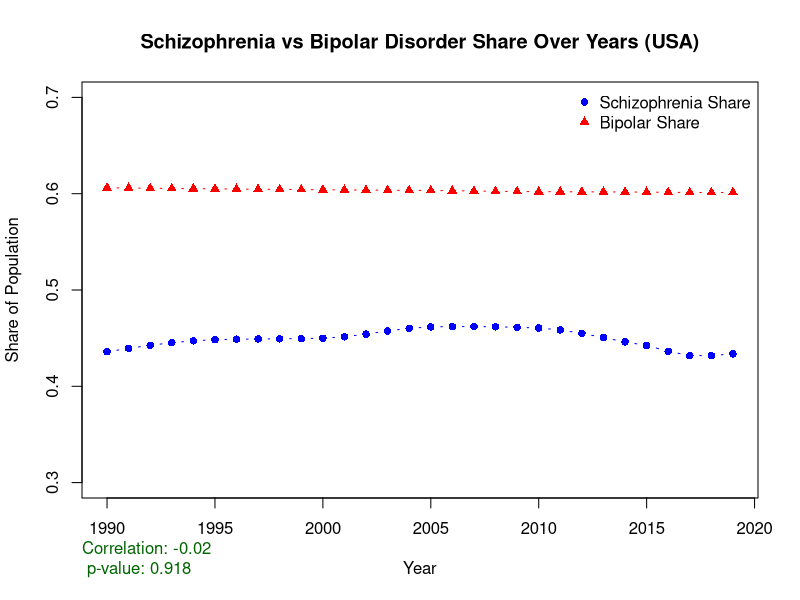
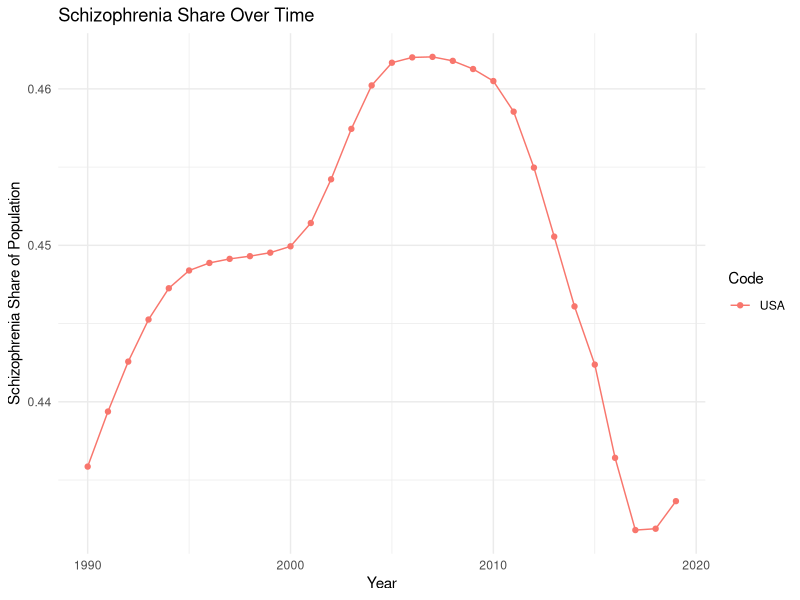
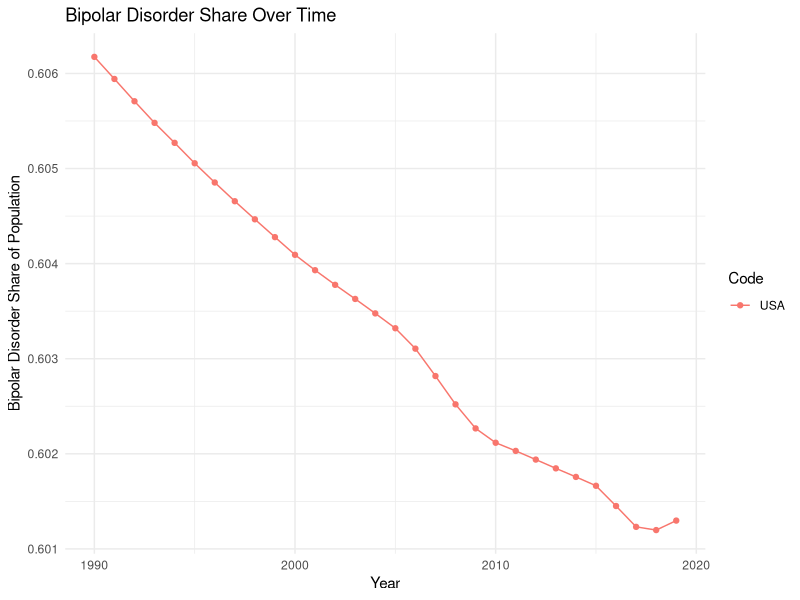
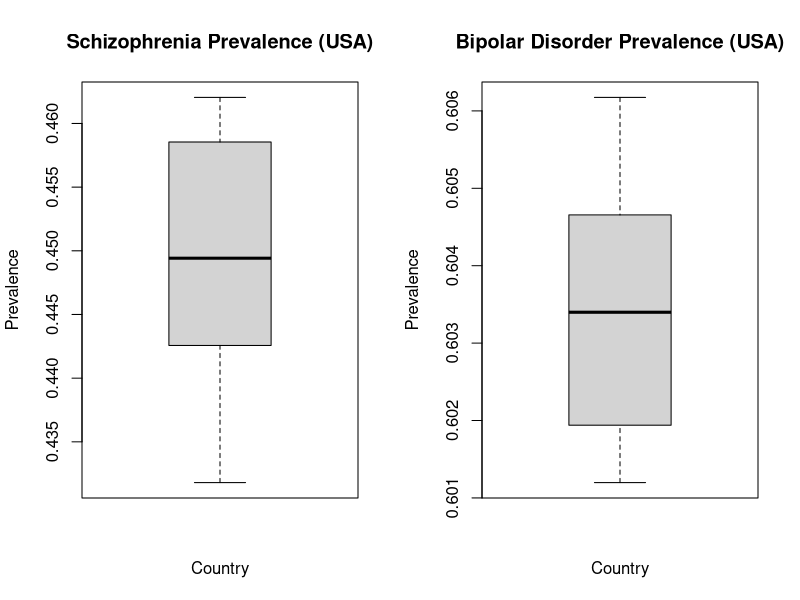
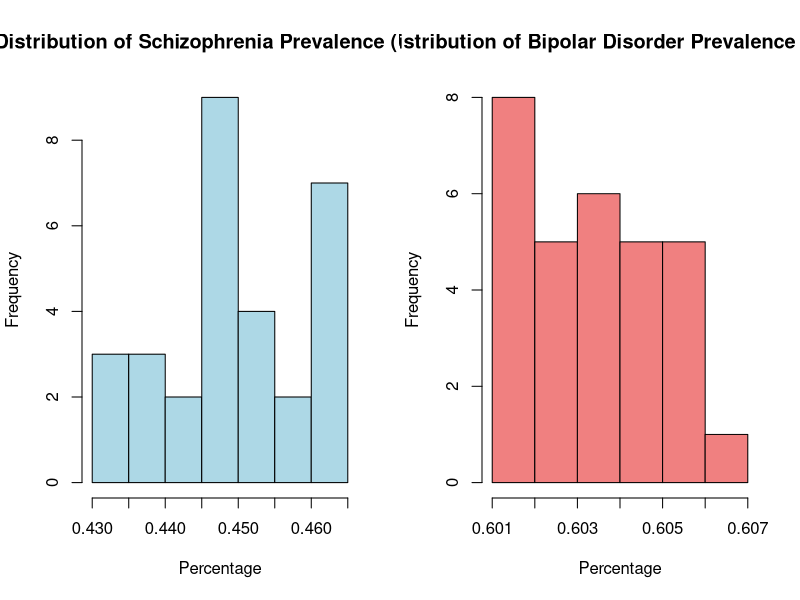
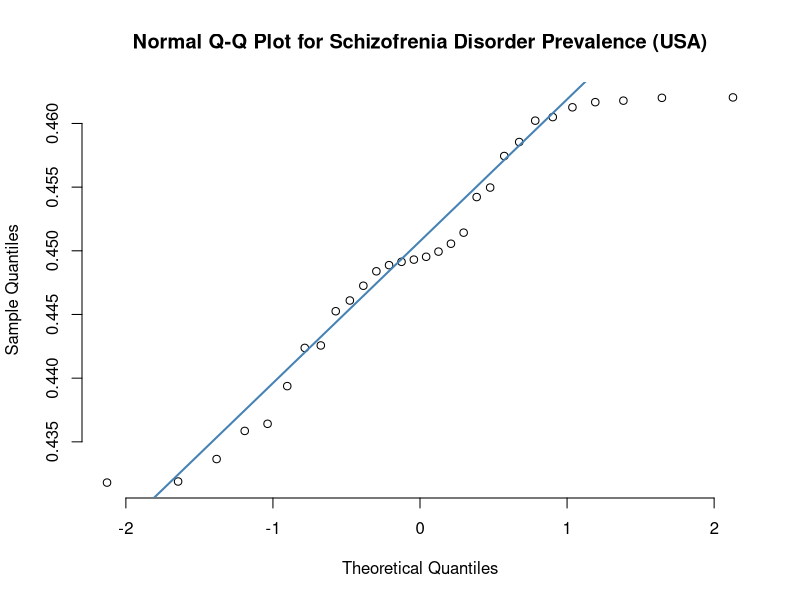
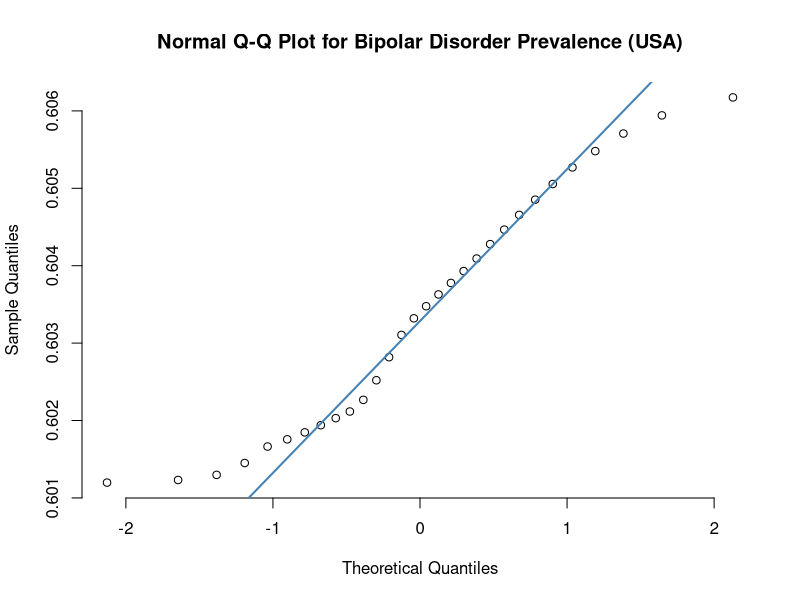

Write R code to recreate these figures, in order.
# Load necessary libraries
library(readr)
library(ggplot2)

# Read the dataset for further analysis
mental_health_data <- read.csv("mental-illnesses-prevalence-all.csv")

# Get only required countries
countries_of_interest <- c("USA")  # "Australia", "Cameroon", "Cambodia"
filtered_data <- subset(mental_health_data, Code %in% countries_of_interest)

# Perform linear regression analysis
regression_model <- lm(Schizo ~ Bipolar, data = filtered_data)
summary(regression_model)

# Time series scatter plot for Schizophrenia and Bipolar Disorder share over years for the USA
timeSeriesPlotCombined <- function(){
plot(filtered_data$Year, filtered_data$Schizo, type = "b",
     ylim = c(0.3, 0.7), xlab = "Year", ylab = "Share of Population",
     col = "blue", pch = 16,
     main = "Schizophrenia vs Bipolar Disorder Share Over Years (USA)")
lines(filtered_data$Year, filtered_data$Bipolar, type = "b", col = "red", pch = 17)

legend("topright", legend = c("Schizophrenia Share", "Bipolar Share"),
       col = c("blue", "red"), pch = c(16, 17), bty = "n")

# Correlation test between Schizophrenia and Bipolar disorder in the USA
correlation <- cor.test(filtered_data$Schizo, filtered_data$Bipolar)
mtext(paste("Correlation:", round(correlation$estimate, 2), "\n", 
            "p-value:", signif(correlation$p.value, digits = 3)), 
      side = 1, line = 3, col = "darkgreen", adj = 0)
}
timeSeriesPlotCombined()

# Loop through each country to perform correlation and regression analysis
for (country in countries_of_interest) {
  # Filter data for the current country
  country_data <- subset(filtered_data, Code == country)
  
  # Perform Pearson correlation test
  correlation_test <- cor.test(country_data$Schizo, country_data$Bipolar, method = "pearson")
  
  # Perform linear regression analysis
  regression_model_country <- lm(Schizo ~ Bipolar, data = country_data)
  
  # Print results for each country
  cat("\nResults for", country, ":\n")
  print(correlation_test)
  print(summary(regression_model_country))
  
  # Create scatter plot with regression line for each country
  ggplot(country_data, aes(x = Bipolar, y = Schizo)) +
    geom_point() +
    geom_smooth(method = "lm", col = "blue") +
    labs(title = paste("Schizophrenia vs Bipolar in", country),
         x = "Bipolar Disorder Prevalence",
         y = "Schizophrenia Prevalence") +
    theme_minimal()
}

# Time series analysis of Schizophrenia and Bipolar Disorder share over years for all countries
ggplot(filtered_data, aes(x = Year, y = Schizo, group = Code, color = Code)) +
  geom_line() +
  geom_point() +
  labs(title = "Schizophrenia Share Over Time",
       x = "Year",
       y = "Schizophrenia Share of Population") +
  theme_minimal()

ggplot(filtered_data, aes(x = Year, y = Bipolar, group = Code, color = Code)) +
  geom_line() +
  geom_point() +
  labs(title = "Bipolar Disorder Share Over Time",
       x = "Year",
       y = "Bipolar Disorder Share of Population") +
  theme_minimal()

# Quartile table statistics
summary(filtered_data$Schizo)
sd(filtered_data$Schizo)
summary(filtered_data$Bipolar)
sd(filtered_data$Bipolar)

# Box plots for Schizophrenia and Bipolar Disorder prevalence across countries
par(mfrow = c(1, 2))
boxplot(filtered_data$Schizo ~ filtered_data$Code, main = "Schizophrenia Prevalence (USA)",
        ylab = "Prevalence", xlab = "Country")
boxplot(filtered_data$Bipolar ~ filtered_data$Code, main = "Bipolar Disorder Prevalence (USA)",
        ylab = "Prevalence", xlab = "Country")
par(mfrow = c(1, 1))

# Histograms for each disorder across countries
par(mfrow = c(1, 2))
hist(filtered_data$Schizo, main = "Distribution of Schizophrenia Prevalence (USA)",
     xlab = "Percentage", ylab = "Frequency", col = "lightblue")
hist(filtered_data$Bipolar, main = "Distribution of Bipolar Disorder Prevalence (USA)",
     xlab = "Percentage", ylab = "Frequency", col = "lightcoral")
par(mfrow = c(1, 1))

# QQ Norm Plots
qqnorm(filtered_data$Schizo, pch = 1, frame = FALSE,
       main = "Normal Q-Q Plot for Schizofrenia Disorder Prevalence (USA)")
qqline(filtered_data$Schizo, col = "steelblue", lwd = 2)

qqnorm(filtered_data$Bipolar, pch = 1, frame = FALSE,
       main = "Normal Q-Q Plot for Bipolar Disorder Prevalence (USA)")
qqline(filtered_data$Bipolar, col = "steelblue", lwd = 2)
